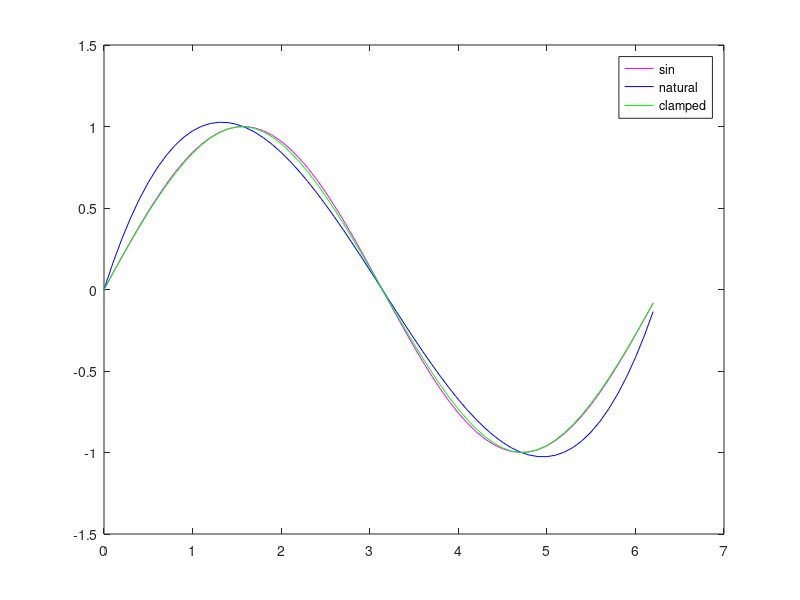

This chart was generated by the following MATLAB code:
addpath(pwd)

nodes = [0 pi/2 pi 3*pi/2 2*pi];
values = sin(nodes);
x = 0:0.1:2*pi;

printf("sin(pi/4) = %f\n", sin(pi/4));
printf("cubic natural spline = %f\n", spline(nodes, values, pi/4));
printf("cubic clamped spline = %f\n", spline(nodes, [1 values 1], pi/4));

plot(x, sin(x), 'm')
hold on
plot(x, spline(nodes, values, x), 'b')
plot(x, spline(nodes, [1 values 1], x), 'g')

legend("sin", "natural", "clamped")
